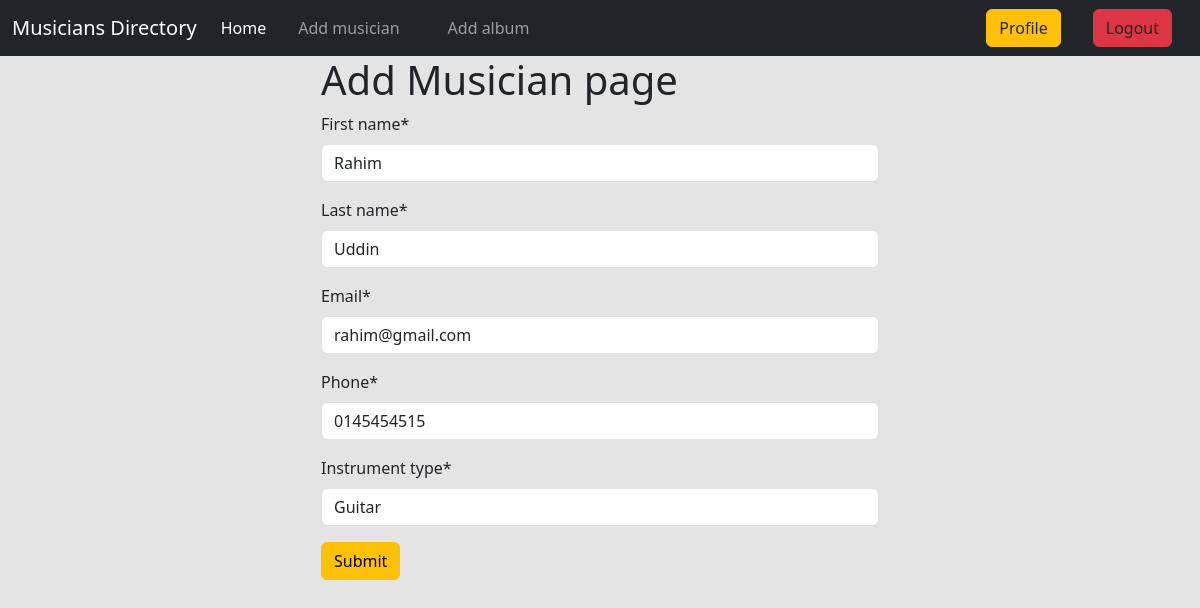
The page /post/musician/1/edit/ (signed in) on the database its author committed.
### posts/models.py (models this page shows, shortened)
class Musician(models.Model):
    author = models.ForeignKey(User, on_delete=models.CASCADE, related_name='musicians')
    first_name = models.CharField(max_length=50)
    last_name = models.CharField(max_length=50)
    email = models.EmailField(unique=True)
    phone = models.CharField(max_length=15)
    instrument_type = models.CharField(max_length=50)

### posts/views.py (the view, shortened to what this page needs)
# urls.py: path('musician/<int:id>/edit/', MusicianUpdateView.as_view(), name='musician_update'),
@method_decorator(login_required, name='dispatch')
class MusicianUpdateView(UpdateView):
    model = models.Musician
    form_class = forms.MusicianForm
    template_name = 'add_post.html'
    pk_url_kwarg = 'id'
    success_url = reverse_lazy('profile')

### posts/forms.py
class MusicianForm(forms.ModelForm):
    class Meta:
        model = Musician
        fields = ['first_name', 'last_name', 'email', 'phone', 'instrument_type']

### posts/templates/add_post.html (shortened to what this page needs)
{% extends "base.html" %}
{% load crispy_forms_tags %}
{% block content %}
<form style="width:50%; margin : auto" method="post">
    <h1>Add Musician page</h1>
    {{form | crispy}}
    <button class="btn btn-warning">Submit</button>
</form>
{% endblock %}

### rows shown on the page
Musician: first_name "Rahim", last_name "Uddin", email "rahim@gmail.com", phone "0145454515", instrument_type "Guitar"
